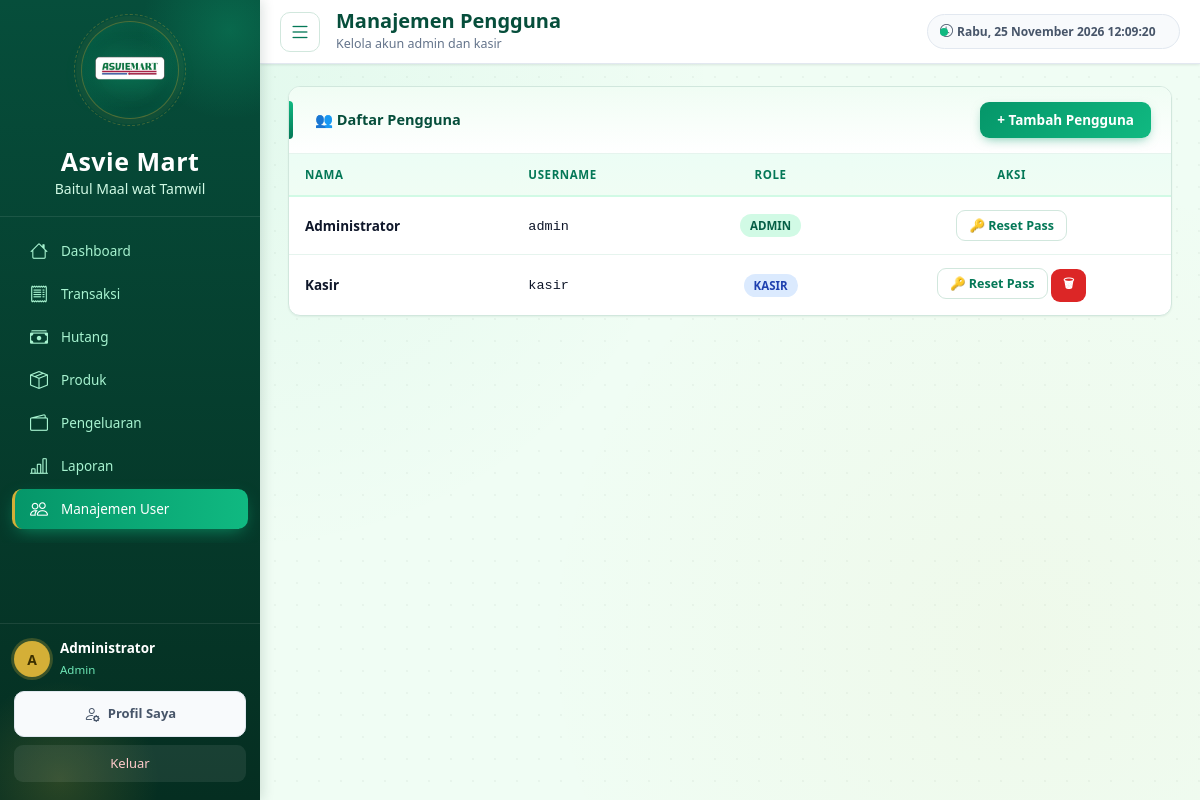
/admin/users.php (signed in), run on the app's committed database.
### tables this page shows
CREATE TABLE `users` (
  `id` int NOT NULL,
  `nama` varchar(100) NOT NULL,
  `username` varchar(50) NOT NULL,
  `password` varchar(255) NOT NULL,
  `role` enum('admin','kasir') NOT NULL DEFAULT 'kasir',
  `created_at` timestamp NOT NULL DEFAULT CURRENT_TIMESTAMP
);

### includes/functions.php (called while the page is built, shortened)
<?php
function e($str) {
    return htmlspecialchars((string)$str, ENT_QUOTES, 'UTF-8');
}
function user() {
    return [
        'id'       => $_SESSION['user_id'] ?? null,
        'nama'     => $_SESSION['user_nama'] ?? 'Guest',
        'username' => $_SESSION['username'] ?? '',
        'role'     => $_SESSION['user_role'] ?? 'kasir',
    ];
}
function userRole() {
    return $_SESSION['user_role'] ?? 'kasir';
}

### admin/users.php (the view, shortened to what this page needs)
<?php
require_once '../config/database.php';
$pageTitle = 'Manajemen Pengguna';
$pageSubtitle = 'Kelola akun admin dan kasir';
$users = $pdo->query("SELECT * FROM users ORDER BY role ASC, nama ASC")->fetchAll();
require_once '../includes/header.php';
?>
<div class="card">
  <div class="card-head">
    <h2>👥 Daftar Pengguna</h2>
    <button class="btn btn-primary" onclick="document.getElementById('modalTambah').classList.add('show')">+ Tambah Pengguna</button>
  </div>
  <div class="table-wrap">
    <table>
      <thead>
        <tr>
          <th>Nama</th>
          <th>Username</th>
          <th class="text-center">Role</th>
          <th class="text-center">Aksi</th>
        </tr>
      </thead>
      <tbody>
        <?php foreach ($users as $u): ?>
        <tr>
          <td class="strong"><?= e($u['nama']) ?></td>
          <td><code><?= e($u['username']) ?></code></td>
          <td class="text-center">
            <?php if ($u['role'] === 'admin'): ?>
              <span class="tag tag-green">ADMIN</span>
            <?php else: ?>
              <span class="tag tag-blue">KASIR</span>
            <?php endif; ?>
          </td>
          <td class="text-center">
            <button class="btn btn-outline btn-sm" onclick="bukaReset(<?= $u['id'] ?>, '<?= e($u['nama']) ?>')">🔑 Reset Pass</button>
            <?php if ($u['id'] !== user()['id']): ?>
              <form method="post" style="display:inline" onsubmit="return confirm('Hapus user ini?')">
                <button class="btn btn-danger btn-sm">🗑</button>
              </form>
            <?php endif; ?>
          </td>
        </tr>
        <?php endforeach; ?>
      </tbody>
    </table>
  </div>
</div>
<?php require_once '../includes/footer.php'; ?>

### includes/header.php (shortened to what this page needs)
<?php
$currentPage = basename($_SERVER['PHP_SELF']);
$u = user();
$menu = [
    ['index.php',       'Dashboard',      'bi bi-house',          ['admin']],
    ['transaksi.php',   'Transaksi',      'bi bi-receipt',        ['admin']],
    ['hutang.php',      'Hutang',         'bi bi-cash-stack',     ['admin']],
    ['produk.php',      'Produk',         'bi bi-box-seam',       ['admin']],
    ['pengeluaran.php', 'Pengeluaran',    'bi bi-wallet2',        ['admin']],
    ['laporan.php',     'Laporan',        'bi bi-bar-chart-line', ['admin']],
    ['users.php',       'Manajemen User', 'bi bi-people',         ['admin']],
];
?>
<!DOCTYPE html>
<html lang="id">
<head>
<link rel="stylesheet" href="../assets/style.css">
<link rel="stylesheet" href="https://cdn.jsdelivr.net/npm/bootstrap-icons@1.11.3/font/bootstrap-icons.min.css">
</head>
<body>
<div class="app">
<aside class="sidebar" id="sidebar">
<div class="brand">
    <div class="brand-logo-wrap"><img src="../assets/loge.png" alt="Logo" class="brand-logo"></div>
    <div class="brand-text"><strong>Asvie Mart</strong><span class="brand-sub">Baitul Maal wat Tamwil</span></div>
</div>
<nav class="nav">
    <?php foreach ($menu as $m): ?>
        <?php if (in_array(userRole(), $m[3])):  ?>
            <a href="<?= $m[0] ?>" class="nav-item <?= $currentPage === $m[0] ? 'active' : '' ?>">
                <i class="<?= $m[2] ?>" aria-hidden="true"></i>
                <span><?= $m[1] ?></span>
            </a>
        <?php endif; ?>
    <?php endforeach; ?>
</nav>
<div class="sidebar-foot">
    <div class="user-chip">
        <div class="avatar"><?= strtoupper(substr($u['nama'], 0, 1)) ?></div>
        <div><strong><?= e($u['nama']) ?></strong><small><?= e(ucfirst($u['role'])) ?></small></div>
    </div>
    <?php if (userRole() === 'admin'): ?>
    <a href="profil.php" class="btn-setting">
        <i class="bi bi-person-gear"></i> Profil Saya
    </a>
    <?php endif; ?>
    <a href="../logout.php" class="btn-logout">Keluar</a>
</div>
</aside>
<main class="main">
<header class="topbar">
    <button class="sidebar-toggle" id="sidebarToggle" type="button" aria-label="Buka Menu">
        <i class="bi bi-list" style="font-size:22px;"></i>
    </button>
    <div class="topbar-info">
        <h1><?= isset($pageTitle) ? e($pageTitle) : 'Dashboard' ?></h1>
        <p class="subtitle"><?= isset($pageSubtitle) ? e($pageSubtitle) : 'Sistem Informasi Kasir' ?></p>
    </div>
    <div class="topbar-right">
        <span class="badge-date">
            <i class="bi bi-clock" aria-hidden="true"></i>
            <span id="liveClock"><?= tanggalIndo(date('Y-m-d H:i:s')) ?></span>
        </span>
    </div>
</header>
<div class="content">
</body>
</html>

### includes/header.php (style rules this page uses)
:root { --header-height: 64px; --header-shadow: 0 1px 3px rgba(15,23,42,.06), 0 1px 2px rgba(15,23,42,.04); --header-transition: all .25s cubic-bezier(.4,0,.2,1); }
.nav-item i { font-size: 18px; width: 20px; text-align: center; line-height: 1; flex: 0 0 20px; }
.topbar { display: flex; align-items: center; justify-content: space-between; flex-wrap: nowrap; padding: 0 20px; height: var(--header-height); background: #fff; border-bottom: 1px solid #e2e8f0; box-shadow: var(--header-shadow); position: sticky; top: 0; z-index: 100; }
.topbar-right { display: flex; align-items: center; gap: 12px; flex: 0 0 auto; }
.badge-date { display: inline-flex; align-items: center; gap: 4px; padding: 7px 12px; background: #f8fafc; border: 1px solid #e2e8f0; border-radius: 999px; font-size: 12px; font-weight: 600; color: #475569; white-space: nowrap; }
.badge-date i { font-size: 13px; }
#liveClock { display: inline-block; min-width: 210px; text-align: left; font-variant-numeric: tabular-nums; }
.btn-setting { display: flex; align-items: center; justify-content: center; gap: 8px; width: 100%; padding: 10px; margin-bottom: 8px; background: #f8fafc; border: 1px solid #e2e8f0; border-radius: 10px; color: #475569; font-size: 13px; font-weight: 600; text-decoration: none; transition: all .2s ease; }
.btn-setting i { font-size: 16px; }

### data on the page
users: nama "A", nama "Administrator", role "Admin", username "admin", shows "ADMIN"
users: nama "Kasir", username "kasir", role "KASIR"

### other printed values
$m[1] "Dashboard"
$m[1] "Transaksi"
$m[1] "Hutang"
$m[1] "Produk"
$m[1] "Pengeluaran"
$m[1] "Laporan"
$m[1] "Manajemen User"
$pageTitle "Manajemen Pengguna"
$pageSubtitle "Kelola akun admin dan kasir"
